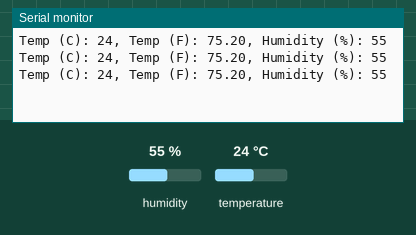
A sketch run on a simulated Arduino Uno, built with avr-gcc and run on an emulated ATmega328P. Shown: the last lines printed to the serial monitor. Wiring (inferred from the names in the program): DHT11 sensor: data pin 8. The test bench sets the inputs (shaded band); at power-on: humidity 55 %, temperature 24 °C.

Above: at 1.8 s.
1.9 s: humidity set to 22 %
At 2.5 s:
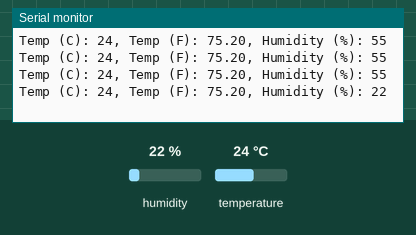
3.4 s: temperature set to 12 °C
At 4.1 s:
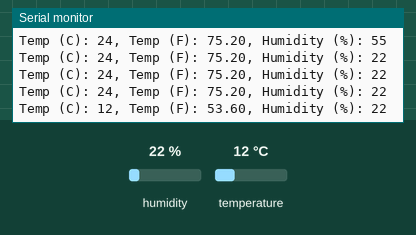
4.9 s: humidity set to 40 %
At 5.7 s:
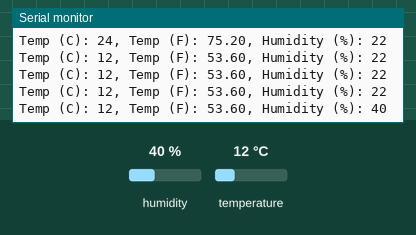
Timing chart, 0 to 7.9 s (numbered marks = the images above; inputs shaded):
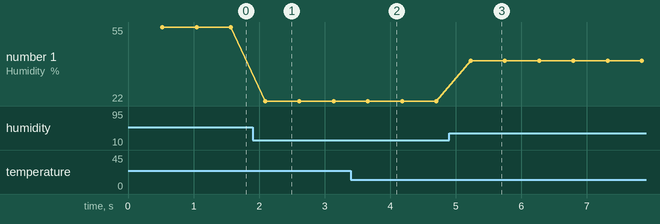

Measured:
- after the input at 1.9 s, the serial monitor: prints a new line after 0.19 s (image 1)
- after the input at 3.4 s, the serial monitor: prints a new line after 0.26 s (image 2)
- after the input at 4.9 s, the serial monitor: prints a new line after 0.33 s (image 3)
- plotted number 1: 55 → 22 after the input at 1.9 s, 22 → 40 after the input at 4.9 s

The sketch:

temp.ino
```cpp
// Measure temperature and humidity with DHT-11
// Manferdelli

const int dataPin= 8;
const int measurementDelay= 500;

typedef uint8_t byte;

void setup() {
  Serial.begin(9600);
}

void clear_buf(byte* p, int size) {
  for (int i = 0; i < size; i++)
    p[i] = 0;
}

const int initReadDelay = 18;
void start_measurement() {
  pinMode(dataPin, OUTPUT);
  digitalWrite(dataPin, LOW);
  delay(initReadDelay);
  digitalWrite(dataPin, HIGH);
}

const int packetSize = 40;      // bits
const int pulseOneLength = 40;  // pulse length to be 1
const int pulseDelay= 18;
int measure_th(int* t, int* h) {
  byte buf[8];
  clear_buf(buf, 8);

  byte byte_index = 0;
  byte bit_cnt = 7;

  pinMode(dataPin, INPUT);
  delayMicroseconds(pulseDelay);
  pulseIn(dataPin, HIGH);

  // Collect each data bit
  int time_out = 10000;
  for (int i = 0; i < packetSize; i++) {
    while (digitalRead(dataPin) == LOW) {
      if (time_out-- <= 0)
        return -1;
    }
    time_out = 10000;
    unsigned long t = micros();
    while (digitalRead(dataPin) == HIGH) {
      if (time_out-- <= 0)
        return -1;
    }
    if ((micros() - t) > pulseOneLength) {
      buf[byte_index] |= 1 << bit_cnt;
    }
    if (bit_cnt == 0) {
      byte_index++;   // next byte
      bit_cnt = 7;    // MSB
    } else {
      bit_cnt--;
    }
  }

  *t = buf[2];
  *h = buf[0];
  if ((buf[0] + buf[2]) != buf[4])
    return -1;

  return 0;
}

void read_dht11(int* t, int* h) {
  start_measurement();
  if (measure_th(t, h) < 0) {
    *t = 0.0;
    *h= 0.0;
    return;
  }
}

void loop() {
  int temperature, humidity;

  for(;;) {
    delay(measurementDelay);
    read_dht11(&temperature, &humidity);
    Serial.print("Temp (C): ");
    Serial.print(temperature);
    Serial.print(", Temp (F): ");
    double temp_F = ((double) temperature) * 9.0 / 5.0 + 32.0;
    Serial.print(temp_F);
    Serial.print(", Humidity (%): ");
    Serial.print(humidity);
    Serial.println("");
  }
}
```
